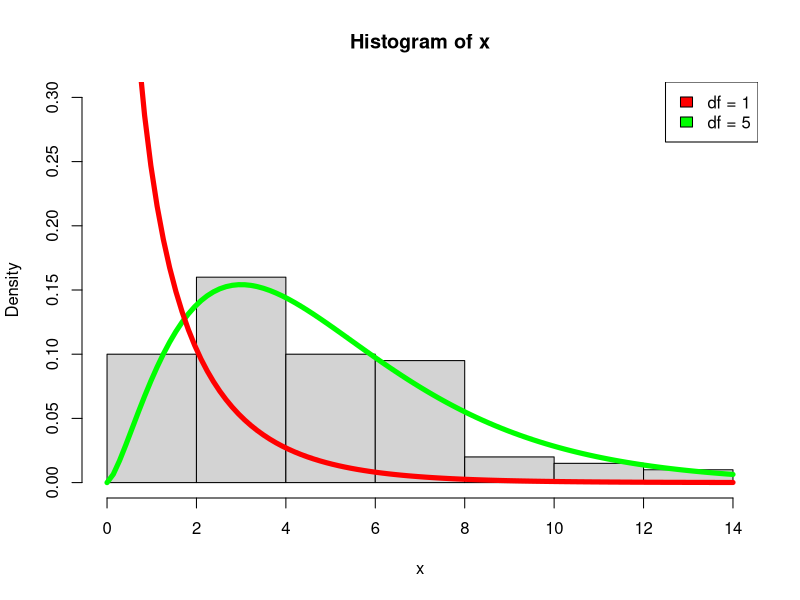
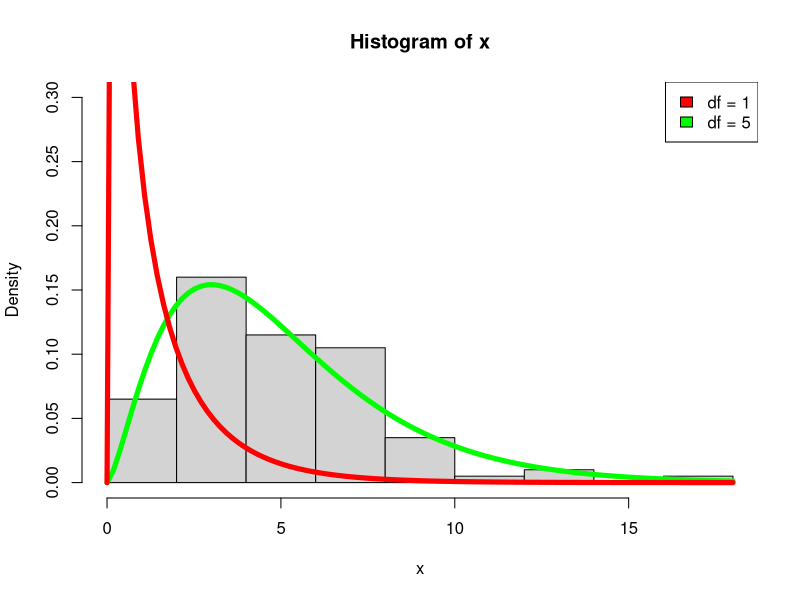

The R source for these figures, in order:
## ---- chunk 1
x <- rchisq(100, 5)
hist(x, prob=TRUE, ylim = c(0, 0.3))
curve( dchisq(x, df=5), col='green', add=TRUE, lwd = 5)
curve( dchisq(x, df=1), col='red', add=TRUE, lwd = 5)
legend("topright", legend = c("df = 1", "df = 5"), fill = c("red", "green"))
## ---- chunk 2
x <- rchisq(100, 5)
hist(x, prob=TRUE, ylim = c(0, 0.3))
curve( dchisq(x, df=5), col='green', add=TRUE, lwd = 5)
curve( dchisq(x, df=1), col='red', add=TRUE, lwd = 5)
legend("topright", legend = c("df = 1", "df = 5"), fill = c("red", "green"))
